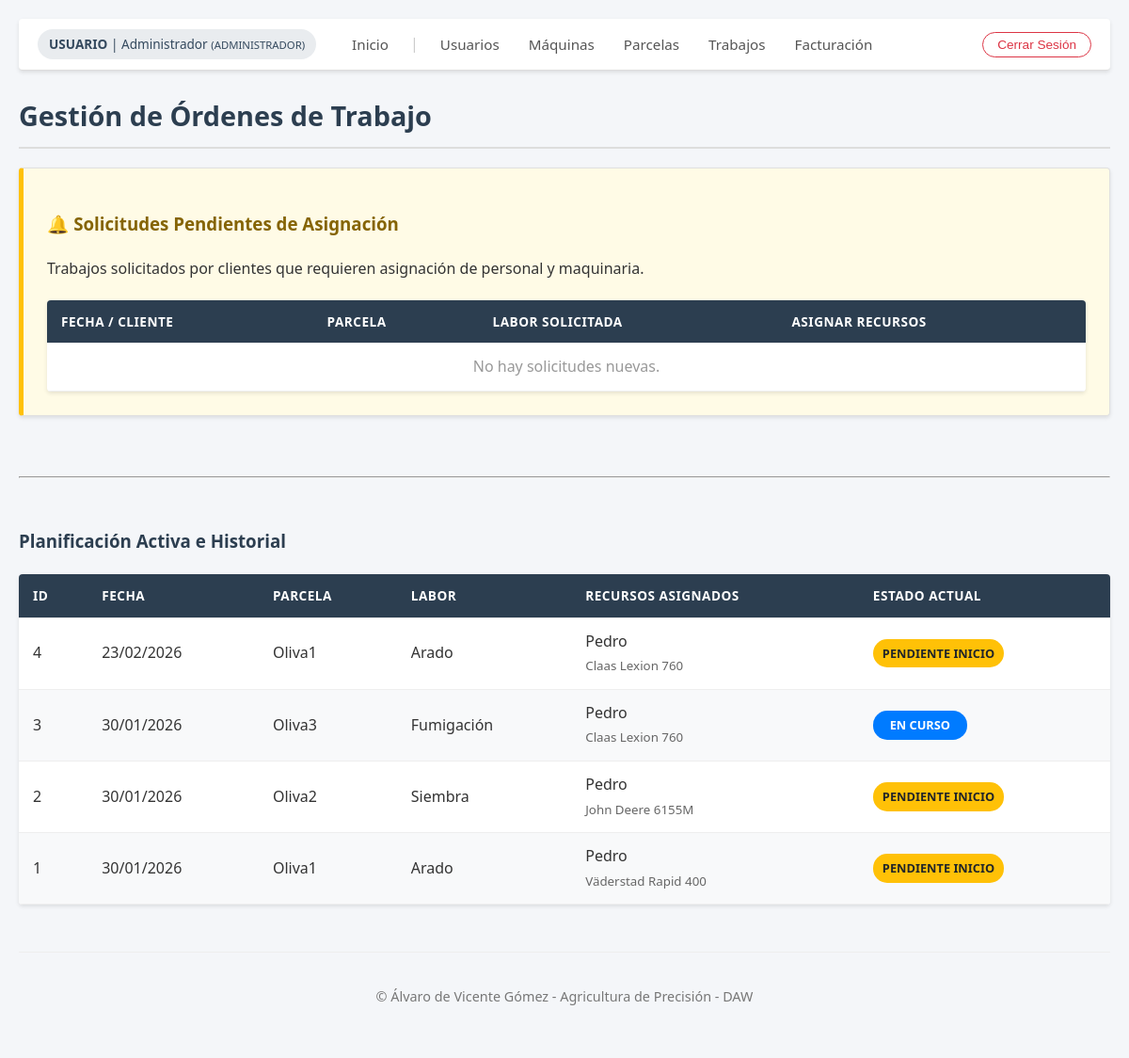
Screenshot of /gestion_trabajos.php (signed in) with the database file from the repository.
### tables this page shows
CREATE TABLE `trabajos` (
  `codigo_trabajo` int(11) NOT NULL AUTO_INCREMENT,
  `tipo_trabajo` varchar(50) NOT NULL,
  `estado` int(11) DEFAULT 0 COMMENT '0=Pendiente, 1=En Curso, 2=Finalizado',
  `fecha_solicitud` date NOT NULL,
  `codigo_parcela` int(11) NOT NULL,
  `codigo_maquina` int(11) DEFAULT NULL,
  `login_maquinista` varchar(50) DEFAULT NULL,
  `horas_reales` decimal(5,2) DEFAULT 0.00,
  PRIMARY KEY (`codigo_trabajo`),
  KEY `codigo_parcela` (`codigo_parcela`),
  KEY `codigo_maquina` (`codigo_maquina`),
  KEY `login_maquinista` (`login_maquinista`),
  CONSTRAINT `trabajos_ibfk_1` FOREIGN KEY (`codigo_parcela`) REFERENCES `parcelas` (`codigo_parcela`) ON DELETE CASCADE,
  CONSTRAINT `trabajos_ibfk_2` FOREIGN KEY (`codigo_maquina`) REFERENCES `maquinas` (`codigo_maquina`) ON UPDATE CASCADE,
  CONSTRAINT `trabajos_ibfk_3` FOREIGN KEY (`login_maquinista`) REFERENCES `usuarios` (`login`) ON UPDATE CASCADE
);

CREATE TABLE `parcelas` (
  `codigo_parcela` int(11) NOT NULL AUTO_INCREMENT,
  `login_agricultor` varchar(50) DEFAULT NULL,
  `nombre` varchar(100) NOT NULL,
  `poligono` varchar(20) DEFAULT NULL,
  `referencia_catastral` varchar(50) DEFAULT NULL,
  `hectareas` decimal(10,2) DEFAULT NULL,
  `municipio` varchar(50) DEFAULT NULL,
  `latitud` decimal(10,6) DEFAULT NULL COMMENT 'Centroide Lat',
  `longitud` decimal(10,6) DEFAULT NULL COMMENT 'Centroide Lon',
  `borde_poligono` longtext DEFAULT NULL COMMENT 'Coordenadas GeoJSON',
  PRIMARY KEY (`codigo_parcela`),
  KEY `login_agricultor` (`login_agricultor`),
  CONSTRAINT `parcelas_ibfk_1` FOREIGN KEY (`login_agricultor`) REFERENCES `usuarios` (`login`) ON DELETE CASCADE
);

CREATE TABLE `usuarios` (
  `login` varchar(50) NOT NULL COMMENT 'Identificador único de acceso',
  `password` varchar(50) NOT NULL,
  `nombre` varchar(50) NOT NULL,
  `apellidos` varchar(100) NOT NULL,
  `dni` varchar(15) DEFAULT NULL,
  `email` varchar(100) DEFAULT NULL,
  `tipo` int(11) NOT NULL COMMENT '0=Admin, 1=Maquinista, 2=Agricultor',
  PRIMARY KEY (`login`)
);

CREATE TABLE `maquinas` (
  `codigo_maquina` int(11) NOT NULL AUTO_INCREMENT,
  `nombre` varchar(100) NOT NULL,
  `matricula` varchar(20) NOT NULL,
  `tipo_maquina` varchar(50) NOT NULL COMMENT 'Tractor, Cosechadora, etc.',
  `precio_hora` decimal(10,2) NOT NULL COMMENT 'Tarifa base por hora de uso',
  PRIMARY KEY (`codigo_maquina`)
);

### gestion_trabajos.php (the view, shortened to what this page needs)
<?php
require("conexion.php");
include("includes/header.php");
?>
<h1>Gestión de Órdenes de Trabajo</h1>
<div class="panel-formulario" style="border-left: 5px solid #ffc107; background: #fffbe6;">
    <h3 style="color: #856404;">🔔 Solicitudes Pendientes de Asignación</h3>
    <p>Trabajos solicitados por clientes que requieren asignación de personal y maquinaria.</p>
    <table>
        <thead>
            <tr>
                <th>Fecha / Cliente</th>
                <th>Parcela</th>
                <th>Labor Solicitada</th>
                <th>Asignar Recursos</th>
            </tr>
        </thead>
        <tbody>
            <?php
            $sql_pend = "SELECT t.*, p.nombre as parcela, p.municipio, u.nombre as cli_nom, u.apellidos as cli_ape
                         FROM trabajos t
                         JOIN parcelas p ON t.codigo_parcela = p.codigo_parcela
                         JOIN usuarios u ON p.login_agricultor = u.login
                         WHERE t.login_maquinista IS NULL
                         ORDER BY t.fecha_solicitud ASC";
            $res_pend = mysqli_query($conexion, $sql_pend);
            if (mysqli_num_rows($res_pend) == 0) {
                echo "<tr><td colspan='4' style='text-align:center; color:#999;'>No hay solicitudes nuevas.</td></tr>";
            }
            ?>
        </tbody>
    </table>
</div>
<br><hr><br>
<h3>Planificación Activa e Historial</h3>
<table>
    <thead>
        <tr>
            <th>ID</th>
            <th>Fecha</th>
            <th>Parcela</th>
            <th>Labor</th>
            <th>Recursos Asignados</th>
            <th>Estado Actual</th>
        </tr>
    </thead>
    <tbody>
        <?php
        $sql_hist = "SELECT t.*, p.nombre as nom_par, u.nombre as nom_maq, m.nombre as nom_vehi
                     FROM trabajos t
                     JOIN parcelas p ON t.codigo_parcela = p.codigo_parcela
                     LEFT JOIN usuarios u ON t.login_maquinista = u.login
                     LEFT JOIN maquinas m ON t.codigo_maquina = m.codigo_maquina
                     WHERE t.login_maquinista IS NOT NULL
                     ORDER BY t.codigo_trabajo DESC";
        $res_hist = mysqli_query($conexion, $sql_hist);
        while ($r = mysqli_fetch_array($res_hist)) {
            $estado_txt = "PENDIENTE INICIO";
            $css = "estado-pendiente";
            if ($r['estado'] == 1) {
                $estado_txt = "EN CURSO";
                $css = "estado-curso";
            }
            echo "<tr>";
            echo "<td>" . $r['codigo_trabajo'] . "</td>";
            echo "<td>" . date("d/m/Y", strtotime($r['fecha_solicitud'])) . "</td>";
            echo "<td>" . $r['nom_par'] . "</td>";
            echo "<td>" . $r['tipo_trabajo'] . "</td>";
            echo "<td>" . $r['nom_maq'] . "<br><small style='color:#666;'>" . $r['nom_vehi'] . "</small></td>";
            echo "<td><span class='etiqueta-estado $css'>$estado_txt</span></td>";
            echo "</tr>";
        }
        ?>
    </tbody>
</table>
<?php include("includes/footer.php"); ?>

### css/estilos.css (style rules this page uses)
:root { --color-primario: #2c3e50; --color-secundario: #34495e; --color-acento: #28a745; --color-acento-hover: #218838; --color-peligro: #dc3545; --color-fondo: #f4f6f9; --color-blanco: #ffffff; --color-texto: #333333; --bg-pendiente: #fff3cd; --txt-pendiente: #856404; --bg-curso: #d1ecf1; --txt-curso: #0c5460; --bg-final: #d4edda; --txt-final: #155724; --radio-borde: 4px; --sombra-suave: 0 2px 4px rgba(0,0,0,0.1); }
body { font-family: 'Segoe UI', Tahoma, Geneva, Verdana, sans-serif; margin: 0; padding: 20px; background: var(--color-fondo); color: var(--color-texto); line-height: 1.6; }
h1, h2, h3 { color: var(--color-primario); margin-bottom: 20px; }
h1 { border-bottom: 2px solid #ddd; padding-bottom: 10px; font-size: 1.8em; }
.panel-formulario, .caja-login { background: var(--color-blanco); padding: 25px; border: 1px solid #e0e0e0; border-radius: var(--radio-borde); box-shadow: var(--sombra-suave); margin-bottom: 30px; }
table { width: 100%; border-collapse: collapse; margin-top: 20px; background: var(--color-blanco); box-shadow: var(--sombra-suave); border-radius: var(--radio-borde); overflow: hidden; }
th, td { border-bottom: 1px solid #eee; padding: 12px 15px; text-align: left; vertical-align: middle; }
th { background-color: var(--color-primario); color: white; font-weight: 600; text-transform: uppercase; font-size: 0.85em; letter-spacing: 0.5px; }
tr:nth-child(even) { background-color: #f8f9fa; }
.etiqueta-estado { padding: 5px 10px; border-radius: 15px; font-size: 0.8em; font-weight: bold; text-transform: uppercase; display: inline-block; min-width: 80px; text-align: center; }
.estado-pendiente { background-color: #ffc107; color: #212529; }
.estado-curso { background-color: #007bff; color: white; }

### rows the page displays
trabajos: codigo_trabajo "4", fecha_solicitud "23/02/2026", codigo_parcela.nombre "Oliva1", tipo_trabajo "Arado", login_maquinista.nombre "Pedro", codigo_maquina.nombre "Claas Lexion 760", estado_txt "PENDIENTE INICIO"
trabajos: codigo_trabajo "3", fecha_solicitud "30/01/2026", codigo_parcela.nombre "Oliva3", tipo_trabajo "Fumigación", login_maquinista.nombre "Pedro", codigo_maquina.nombre "Claas Lexion 760", estado "EN CURSO"
trabajos: codigo_trabajo "2", fecha_solicitud "30/01/2026", codigo_parcela.nombre "Oliva2", tipo_trabajo "Siembra", login_maquinista.nombre "Pedro", codigo_maquina.nombre "John Deere 6155M", estado_txt "PENDIENTE INICIO"
trabajos: codigo_trabajo "1", fecha_solicitud "30/01/2026", codigo_parcela.nombre "Oliva1", tipo_trabajo "Arado", login_maquinista.nombre "Pedro", codigo_maquina.nombre "Väderstad Rapid 400", estado_txt "PENDIENTE INICIO"

### other values shown
$nombre_usuario "Administrador"
$rol_actual "ADMINISTRADOR"
